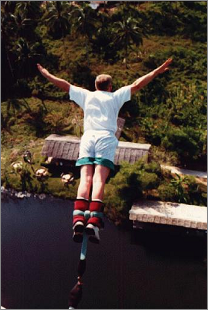
%> input picture 彩色图像修复-Criminisi算法/1.png, 208 x 310 px
$ octave RGB_Criminisi_test.m   (GNU Octave 9; MATLAB toolbox functions it lacks are replaced by stand-ins)
%> lines starting %> are read from the running program, lines starting %| are printed output that depends on the picture; in (x1, y1, x2, y2) boxes, pixels count from 0 and x2, y2 are one past the last pixel; in counts of white or black regions, pixels touching at a corner belong together; the program's own positions count from 1
### 彩色图像修复-Criminisi算法/RGB_Criminisi.m
function [Psnr,inpaintedImg] =RGB_Criminisi(imagepath,maskpath,fillColor)

%Criminisi算法修复彩色图像


img0=imagepath;
fillImg=maskpath;

img = double(fillImg);%要修复的图像
fillRegion=img(:,:,1)==fillColor(1)&img(:,:,2)==fillColor(2)&img(:,:,3)==fillColor(3);

origImg = img;
ind = img2ind(img);
%------------------------------------------------------
in=ind;
[A,BB]=find(in);               %得到每个点的坐标
%-----------------------------------------------------
sz = [size(img,1) size(img,2)];
z1=size(img,1);
z2=size(img,2);
sourceRegion = ~fillRegion;


% 求等照度线值
[Ix(:,:,3),Iy(:,:,3)] = gradient(img(:,:,3));
[Ix(:,:,2),Iy(:,:,2)] = gradient(img(:,:,2));
[Ix(:,:,1),Iy(:,:,1)] = gradient(img(:,:,1));
Ix = sum(Ix,3)/(3*255); Iy = sum(Iy,3)/(3*255);
temp = Ix; Ix = -Iy; Iy = temp;  % 旋转90度

%------------------------------------------------------------------------
%求得梯度值
[ix(:,:,3),iy(:,:,3)] = gradient(img(:,:,3));
[ix(:,:,2),iy(:,:,2)] = gradient(img(:,:,2));
[ix(:,:,1),iy(:,:,1)] = gradient(img(:,:,1));
ix = sum(ix,3)/(3*255); iy = sum(iy,3)/(3*255);
%------------------------------------------------------------------------


% 初始化置信度项C和数据项D值
C = double(sourceRegion);
D = repmat(-.1,sz);


% 修复（直到所有的破损区域都被修复完成）
while any(fillRegion(:))
  % 寻找边缘
  dR = find(conv2(double(fillRegion),[1,1,1;1,-8,1;1,1,1],'same')>0);
  [Nx,Ny] = gradient(double(~fillRegion));
  N = [Nx(dR(:)) Ny(dR(:))];
  N(~isfinite(N))=0;

  % 计算置信度项值
  for k=dR'
    Hp = qukuai_9(sz,k);
    q = Hp(~(fillRegion(Hp)));
    C(k) = sum(C(q))/numel(Hp);
  end

 % 计算优先权
   D(dR) = abs(Ix(dR).*N(:,1)+Iy(dR).*N(:,2)) /255;
   priorities =C(dR).*D(dR);


 % 找到优先权最大的块 Hp
  [unused,ndx] = max(priorities(:));
  p = dR(ndx(1));
  %---------------------

  [Hp,rows,cols] = qukuai_9(sz,p);   %9x9块大小
  toFill=fillRegion(Hp);
  Wpatch=img(rows,cols,:); %得到待修复块

  %------------------------------------------------------------------------
  %采用全局搜索，寻找最佳匹配块
   Hq=whole_match(z1,z2,img,Wpatch,fillColor);
  %------------------------------------------------------------------------

  % 更新填充区域
  fillRegion(Hp(toFill)) = false;

  % 更新C(p)值和等照度线值
  C(Hp(toFill))  = C(p);
  Ix(Hp(toFill)) = Ix(Hq(toFill));
  Iy(Hp(toFill)) = Iy(Hq(toFill));

  %-----------------------------------------------------------------------
  %更新梯度值
  ix(Hp(toFill)) = ix(Hq(toFill));
  iy(Hp(toFill)) = iy(Hq(toFill));
  %----------------------------------------------------------------------


  % 从Hq复制图像信息到Hp
  ind(Hp(toFill)) = ind(Hq(toFill));
  img(rows,cols,:) = ind2img(ind(rows,cols),origImg);

end

inpaintedImg=img;

A=double(img0);
B=double(inpaintedImg);

Psnr=PSNR(A,B);
inpaintedImg=uint8(inpaintedImg);
figure;imshow(inpaintedImg); title('Criminisi算法修复结果');

### 彩色图像修复-Criminisi算法/RGB_Criminisi_test.m

clc;
clear;
tic
% imagepath =imread( 'chunhua.bmp');    %原图像
% maskpath =imread('chunhuamask.bmp');  %破损图像
% fillColor=[0,0,0];     %破损图像中标定的破损区域RGB颜色值
imagepath =imread( '1.png');    %原图像
%> imagepath is the input picture: size 310x208x3 uint8; mean R, G, B 64.7, 53.6, 46.6
maskpath =imread('2.png');  %破损图像
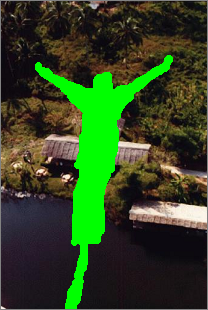
%> input picture 彩色图像修复-Criminisi算法/2.png, 208 x 310 px
%> maskpath is the input picture: size 310x208x3 uint8; mean R, G, B 48.7, 71.1, 32.6
% fillColor=[255,255,0];     %破损图像中标定的破损区域RGB颜色值，黄色
fillColor=[0,255,0];  %绿色


[Psnr,inpaintedImg] =RGB_Criminisi(imagepath,maskpath,fillColor);
%> in RGB_Criminisi, `fillRegion=img(:,:,1)==fillColor(1)&img(:,:,2)==fillColor(2)&img(:,:,3..`:
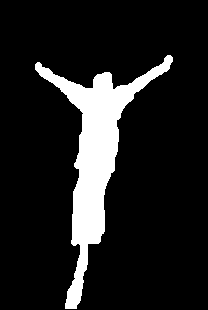
%> fillRegion: size 310x208 logical; 12.4% white; 1 white region, box (x1, y1, x2, y2) and area: (35, 55, 173, 309) 7996
%> the run ends on the next line
